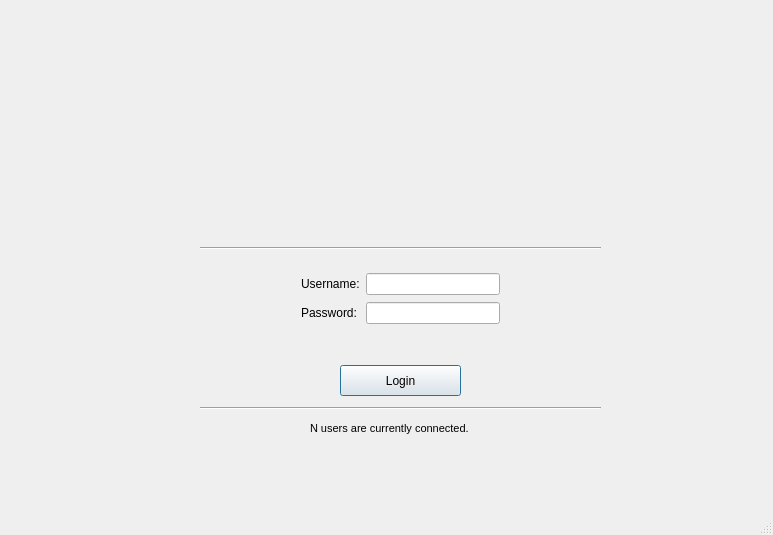
<?xml version="1.0" encoding="UTF-8"?>
<ui version="4.0">
 <class>MainWindow</class>
 <widget class="QMainWindow" name="MainWindow">
  <property name="geometry">
   <rect>
    <x>0</x>
    <y>0</y>
    <width>773</width>
    <height>535</height>
   </rect>
  </property>
  <property name="windowTitle">
   <string>MainWindow</string>
  </property>
  <widget class="QWidget" name="centralWidget">
   <widget class="QPushButton" name="loginbutton">
    <property name="geometry">
     <rect>
      <x>340</x>
      <y>365</y>
      <width>121</width>
      <height>31</height>
     </rect>
    </property>
    <property name="text">
     <string>Login</string>
    </property>
    <property name="autoDefault">
     <bool>true</bool>
    </property>
    <property name="default">
     <bool>true</bool>
    </property>
   </widget>
   <widget class="QLabel" name="logolabel">
    <property name="geometry">
     <rect>
      <x>166</x>
      <y>50</y>
      <width>431</width>
      <height>191</height>
     </rect>
    </property>
    <property name="text">
     <string/>
    </property>
    <property name="pixmap">
     <pixmap resource="imgresource.qrc">:/images/logo.png</pixmap>
    </property>
    <property name="scaledContents">
     <bool>true</bool>
    </property>
   </widget>
   <widget class="Line" name="line">
    <property name="geometry">
     <rect>
      <x>200</x>
      <y>240</y>
      <width>401</width>
      <height>16</height>
     </rect>
    </property>
    <property name="orientation">
     <enum>Qt::Horizontal</enum>
    </property>
   </widget>
   <widget class="Line" name="line_2">
    <property name="geometry">
     <rect>
      <x>200</x>
      <y>400</y>
      <width>401</width>
      <height>16</height>
     </rect>
    </property>
    <property name="orientation">
     <enum>Qt::Horizontal</enum>
    </property>
   </widget>
   <widget class="QLabel" name="label">
    <property name="geometry">
     <rect>
      <x>310</x>
      <y>420</y>
      <width>201</width>
      <height>16</height>
     </rect>
    </property>
    <property name="font">
     <font>
      <pointsize>8</pointsize>
     </font>
    </property>
    <property name="text">
     <string>N users are currently connected.</string>
    </property>
   </widget>
   <widget class="QWidget" name="layoutWidget">
    <property name="geometry">
     <rect>
      <x>290</x>
      <y>261</y>
      <width>221</width>
      <height>75</height>
     </rect>
    </property>
    <layout class="QGridLayout" name="gridLayout">
     <item row="0" column="1">
      <widget class="QLineEdit" name="usernameline"/>
     </item>
     <item row="1" column="0">
      <widget class="QLabel" name="passwordlabel">
       <property name="text">
        <string>Password:</string>
       </property>
      </widget>
     </item>
     <item row="1" column="1">
      <widget class="QLineEdit" name="passwordline"/>
     </item>
     <item row="0" column="0">
      <widget class="QLabel" name="usernamelabel">
       <property name="text">
        <string>Username:</string>
       </property>
      </widget>
     </item>
    </layout>
   </widget>
   <widget class="QLabel" name="main_notiflabel">
    <property name="geometry">
     <rect>
      <x>140</x>
      <y>340</y>
      <width>521</width>
      <height>21</height>
     </rect>
    </property>
    <property name="text">
     <string/>
    </property>
   </widget>
  </widget>
  <widget class="QStatusBar" name="statusBar"/>
 </widget>
 <layoutdefault spacing="6" margin="11"/>
 <resources>
  <include location="imgresource.qrc"/>
 </resources>
 <connections/>
</ui>
